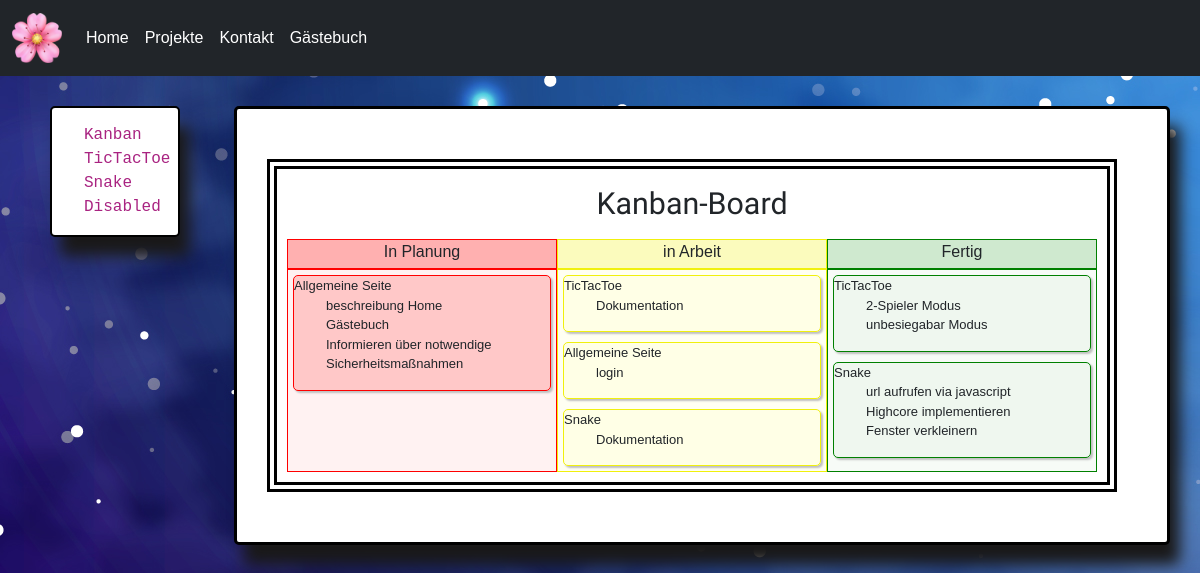
The app's page /projekte/ (signed in) with its own data.
### web_app/models.py (models this page shows, shortened)
class Project(models.Model):
    name=models.CharField(max_length=20)

class TodoRed(models.Model):
    project= models.ForeignKey(Project, on_delete=models.CASCADE)
    todo= models.CharField(max_length=200)

class TodoYellow(models.Model):
    project= models.ForeignKey(Project, on_delete=models.CASCADE)
    todo= models.CharField(max_length=200)

class TodoGreen(models.Model):
    project= models.ForeignKey(Project, on_delete=models.CASCADE)
    todo= models.CharField(max_length=200)

### web_app/views.py (the view)
# urls.py: path('projekte/', views.kanban, name= 'projekte'),
@login_required
def kanban(request):
    projects= Project.objects.all()
    todosRed= {}
    todosYellow={}
    todosGreen= {}
    for i in projects:
        t=TodoRed.objects.all().filter(project= i)
        t2=TodoYellow.objects.all().filter(project=i)
        t3=TodoGreen.objects.all().filter(project=i)
        if(len(t)>0):
            todosRed[i.name]= t
        if(len(t2)>0):
            todosYellow[i.name]= t2
        if(len(t3)>0):
            todosGreen[i.name]= t3
    return render(request, 'kanban.html', {'todosRed': todosRed, 'todosYellow':todosYellow, 'todosGreen':todosGreen})

### web_app/Templates/kanban.html
{%extends 'projekte.html'%}
{%block projectContent%}
<div class="kanbanBox"><div></div><div class="kanbanHeader">Kanban-Board </div><div></div>
<div></div><div class="header1">In Planung</div><div class="header2"> in Arbeit</div><div class="header3">Fertig</div><div></div>
<div></div> <div class="inPlanungBox">
    {%for key, value in todosRed.items%}
     <div class="todoBox1">{{key}}<ul>
     {% for todo in value%}
        <li>{{todo.todo}}</li>
     {% endfor %}
     </ul>
    </div>
     {% endfor %}
    </div>
      <div class="inArbeitBox">
        {%for key, value in todosYellow.items%}
     <div class="todoBox2">{{key}}<ul>
     {% for todo in value%}
        <li>{{todo.todo}}</li>
     {% endfor %}
     </ul>
    </div>
     {% endfor %}
      </div> <div class="fertigBox">
        {%for key, value in todosGreen.items%}
     <div class="todoBox3">{{key}}<ul>
     {% for todo in value%}
        <li>{{todo.todo}}</li>
     {% endfor %}
     </ul>
    </div>
     {% endfor %}
        </div></div></div><div></div>
{% endblock projectContent %}

### web_app/Templates/projekte.html
{%extends 'index.html'%}
{%block content %}
  <div class="row">
<div class="col-2">
  <div class="projektBoxList">
<ul>
  <li class="nav-item">
    <a class="nav-link" href="{% url 'kanban'%}">Kanban</a>
  </li>
    <li class="nav-item " >
      <a class="nav-link active" aria-current="page" href="{% url 'tictactoe' %}">TicTacToe</a>
    </li>
    <li class="nav-item">
      <a class="nav-link" href="{% url 'snake' %}">Snake</a>
    </li>
    <li class="nav-item">
      <a class="nav-link disabled">Disabled</a>
    </li>
  </ul>
</div>
</div>
<div class="col-10">
  <div class="projectBox">
  {%block projectContent%}
  {% endblock projectContent %}
</div>
</div>
  </div>
{% endblock content %}

### web_app/Templates/index.html (shortened to what this page needs)
<!DOCTYPE html>
<html lang="en">
<head>
  {% load static %}
  <link rel="stylesheet" type="text/css" href="{% static 'css/main.css' %}">
  <link rel="stylesheet" type="text/css" href="{% static 'css/guestbook.css' %}">
    <link href="https://cdn.jsdelivr.net/npm/bootstrap@5.2.3/dist/css/bootstrap.min.css" rel="stylesheet">
    <link href="https://fonts.cdnfonts.com/css/century-schoolbook" rel="stylesheet">
</head>
<body style="font-family:Century Schoolbook, sans-serif; font-style: white">
    <nav class=" navbar-expand-lg navbar navbar-dark bg-dark">
        <div class="container-fluid">
          <a class="navbar-brand" href="">
            <img class= "flow" src="{% static 'Images/flower.png' %}" alt="My image">
          </a>
          <div class="collapse navbar-collapse" id="navbarSupportedContent">
            <ul class="navbar-nav me-auto mb-2 mb-lg-0">
              <li class="nav-item">
                <a class="nav-link active" aria-current="page" href="{% url 'intro' %}">Home</a>
              </li>
              <li class="nav-item">
                <a class="nav-link active" href="{% url 'projekte' %}">Projekte</a>
              </li>
              <li class="nav-item">
                <a class="nav-link active" aria-current="page" href="{% url 'kontakt' %}">Kontakt</a>
              </li>
              <li class="nav-item">
                <a class="nav-link active" aria-current="page" href="{% url 'guestbook' %}">Gästebuch</a>
              </li>
            </ul>
          </div>
        </div>
      </nav>
      <div class="cont">
        {%block content %}
        {% endblock content %}
  </body>
</html>

### static/css/main.css (style rules this page uses)
body { background-image: url('../images/galaxy.jpg'); }
.flow { width: 50px; height: 50px; }
.projectBox { height: fit-content; padding-top: 50px; padding-bottom: 50px; box-shadow: 10px 20px 15px rgb(26, 25, 25); border-radius: 5px; border-color: #000; background-color: white; border-style: solid; padding-left: 30px; padding-right: 50px; margin-top: 30px; margin-left: 30px; margin-right: 30px; display: flex; align-items: flex-start; flex-wrap: wrap; }
.projektBoxList { border-style: solid; box-shadow: 10px 20px 15px rgb(26, 25, 25); border-radius: 5px; border-color: #000; border-width: 2px; background-color: white; border-style: solid; font-family: 'Courier New', Courier, monospace; padding-right: 20px; margin-top: 30px; margin-left: 50px; padding-top: 15px; color: rgb(169, 35, 129); }
ul { list-style: none }
.kanbanBox { width: 100%; display: grid; grid-template-columns: 10px 1fr 1fr 1fr 10px; grid-template-rows: 70px 30px auto 10px; grid-template-areas: "head head head head head" "side 1head 2head 3head side" "side inPlanung inArbeit fertig side" "footer footer footer footer footer"; align-items: stretch; justify-items: stretch; border-style:double; border-color: black; border-width: 10px; gap: 0px 0px; }
.inPlanungBox { width: 100%; height: auto; font-size: small; grid-area: 3 / 2 / 4 / 3; background-color: rgba(255, 0, 0, 0.05); border-style: solid; border-color: red; border-width: 1px; display: flex; flex-direction: column; }
.inArbeitBox { width: 100%; height: match-content; font-size: small; grid-area: 3 / 3 / 4 / 4; background-color: #f0f00d0d; border-style: solid; border-color: #f0f00d; border-width: 1px; display: flex; flex-direction: column; }
.fertigBox { width: 100%; height: match-content; font-size: small; grid-area: 3 / 4 / 4 / 5; background-color: rgba(4, 138, 4, 0.032); border-style: solid; border-width: 1px; border-color: green; display: flex; flex-direction: column; align-content: flex-start; }
.kanbanHeader { font-family: 'Allerta Stencil'; align-self: center; font-size: 1.9em; text-align: center; grid-column-start: 2; grid-column-start: 5; grid-area: 1 / 2 / 2 / 5; }
.header1 { height:100%; background-color: rgba(255, 0, 0, 0.311); border-style: solid; border-color: red; border-width: 1px; text-align:center; }
.header2 { background-color: #f0f00d45; border-style: solid; border-color: #f0f00d; border-width: 1px; height:100%; text-align:center; }
.header3 { height:100%; background-color: rgba(4, 138, 4, 0.187); border-style: solid; border-width: 1px; border-color: green; text-align:center; }
.todoBox1 { margin: 5px; background-color: rgba(255, 0, 0, 0.171); border-style: solid; border-color: red; border-width: 1px; border-radius: 5px; box-shadow: 2px 2px 2px silver; }
.todoBox2 { margin: 5px; background-color: #f0f00d0d; border-style: solid; border-color: #f0f00d; border-width: 1px; border-radius: 5px; box-shadow: 2px 2px 2px silver; }
.todoBox3 { margin: 5px; background-color: rgba(4, 138, 4, 0.032); border-style: solid; border-color: green; border-width: 1px; border-radius: 5px; box-shadow: 2px 2px 2px silver; }

### records on screen
Project: todosRed "Allgemeine Seite", todosYellow "Allgemeine Seite"
TodoRed: todo "beschreibung Home"
TodoRed: todo "Gästebuch"
TodoRed: todo "Informieren über notwendige Sicherheitsmaßnahmen"
Project: todosYellow "TicTacToe", todosGreen "TicTacToe"
TodoYellow: todo "Dokumentation"
TodoYellow: todo "login"
Project: todosYellow "Snake", todosGreen "Snake"
TodoYellow: todo "Dokumentation"
TodoGreen: todo "2-Spieler Modus"
TodoGreen: todo "unbesiegabar Modus"
TodoGreen: todo "url aufrufen via javascript"
TodoGreen: todo "Highcore implementieren"
TodoGreen: todo "Fenster verkleinern"
